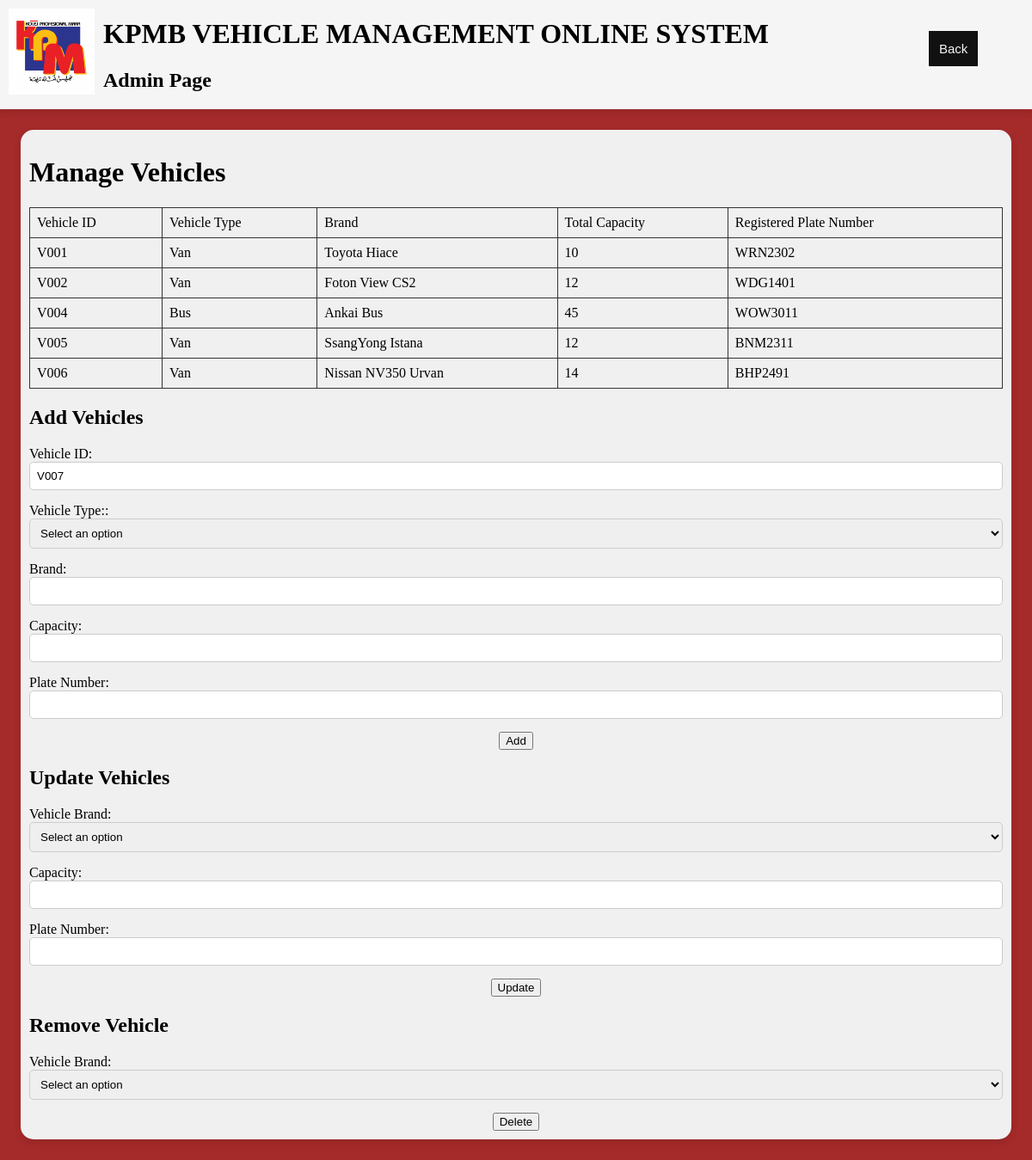
The app's page /admin_vehicle/ with its own data.
### mngmntsystem/models.py (models this page shows)
class Vehicle(models.Model):
    vehicleID=models.CharField(primary_key=True, max_length=4)
    vehicleType=models.TextField(max_length=128)
    brand=models.TextField(max_length=128)
    capacity=models.IntegerField()
    plateNum=models.TextField(max_length=25)

### mngmntsystem/views.py (the view, shortened to what this page needs)
# urls.py: path('admin_vehicle/', views.admin_vehicle, name='admin_vehicle'),
def admin_vehicle(request):
    username = request.session.get('username', None)
    vehicle=Vehicle.objects.all()
    list_vehicleID=[]
    if vehicle:
        for i in vehicle:
            x=i.vehicleID
            list_vehicleID.append(x)
        highest_value=max(list_vehicleID)
        letter_part= highest_value[0]
        numeric_part=int(highest_value[1:])
        new_numeric_part= numeric_part + 1
        new_string=f"{letter_part}{new_numeric_part:03d}"
    else:
        template="V000"
        letter_part= template[0]
        numeric_part=int(template[1:])
        new_numeric_part= numeric_part + 1
        new_string=f"{letter_part}{new_numeric_part:03d}"
    context={
        'vehicle':vehicle,
        'new_string':new_string,
    }
    return render(request, 'mngmntsystem/admin_vehicle.html', context)

### mngmntsystem/templates/mngmntsystem/admin_vehicle.html (shortened to what this page needs)
{%extends "mngmntsystem/admin_driver.html"%}
{% load static %}
{%block contentbox%}
  <div class="container-box">
    <div class="row-box" style="margin-top:10%; justify-content: left; margin:2%;">
        <div class="invisible-box" style="width:100%;">
          <h1>Manage Vehicles</h1>
          {%if vehicle%}
            <table>
              <thead>
                <tr>
                  <td>Vehicle ID</td>
                  <td>Vehicle Type</td>
                  <td>Brand</td>
                  <td>Total Capacity</td>
                  <td>Registered Plate Number</td>
                </tr>
              </thead>
              <tbody>
                {%for x in vehicle%}
                  <tr>
                    <td>{{x.vehicleID}}</td>
                    <td>{{x.vehicleType}}</td>
                    <td>{{x.brand}}</td>
                    <td>{{x.capacity}}</td>
                    <td>{{x.plateNum}}</td>
                  </tr>
                {%endfor%}
              </tbody>
            </table>
            <h2>Add Vehicles</h2>
            <form method="POST" action="">
              <label for="driverID">Vehicle ID:</label>
              <input type="text" name="vehicleid" id="vehicleid" class="form-input" value="{{new_string}}" readonly>
              <label for="vehicletype">Vehicle Type::</label>
              <select type="text" name="vehicletype" id="vehicletype" class="form-input" required >
                <option value="">Select an option</option>
              </select>
              <label for="brand">Brand:</label>
              <input type="text" name="brand" id="brand" class="form-input" required />
              <label for="capacity">Capacity:</label>
              <input type="number" name="capacity" id="capacity" class="form-input" required />
              <label for="platenum">Plate Number:</label>
              <input type="text" name="platenum" id="platenum" class="form-input" required />
              <center><button type="submit" class="submit-button">Add</button></center>
            </form>
            <h2>Update Vehicles</h2>
            <form method="POST" action="{%url 'admin_vehicle_update'%}">
              <label for="driverID">Vehicle Brand:</label>
              <select type="text" name="vehicleid" id="vehicleid" class="form-input">
                <option value="">Select an option</option>
              </select>
              <label for="capacity">Capacity:</label>
              <input type="number" name="capacity" id="capacity" class="form-input" required />
              <label for="platenum">Plate Number:</label>
              <input type="text" name="platenum" id="platenum" class="form-input" required />
              <center><button type="submit" class="submit-button">Update</button></center>
            </form>
            <h2>Remove Vehicle</h2>
            <form method="POST" action="{%url 'admin_vehicle_delete'%}">
              <label for="vehicleid">Vehicle Brand:</label>
              <select type="text" name="vehicleid" id="vehicleid" class="form-input">
                <option value="">Select an option</option>
              </select>
              <center><button type="submit" class="submit-button">Delete</button></center>
            </form>
          {%endif%}
        </div>
    </div>
  </div>
{% endblock contentbox %}

### mngmntsystem/templates/mngmntsystem/homepage.html (style rules this page uses)
body { background-color: brown; margin: 0; }
.row-box { display: flex; padding: 10px; background-color: #f0f0f0; border-radius: 15px; box-shadow: 0 4px 8px rgba(0, 0, 0, 0.1); }
.form-input { width: 100%; margin-bottom: 15px; padding: 8px; border: 1px solid #ccc; border-radius: 5px; box-sizing: border-box; }
.invisible-box { width: 33%; }
table { border-collapse: collapse; width: 100%; margin-bottom: 20px; }
th, td { border: 1px solid #333; text-align: left; padding: 8px; }

### records on screen
Vehicle: vehicleID "V001", vehicleType "Van", brand "Toyota Hiace", capacity "10", plateNum "WRN2302"
Vehicle: vehicleID "V002", vehicleType "Van", brand "Foton View CS2", capacity "12", plateNum "WDG1401"
Vehicle: vehicleID "V004", vehicleType "Bus", brand "Ankai Bus", capacity "45", plateNum "WOW3011"
Vehicle: vehicleID "V005", vehicleType "Van", brand "SsangYong Istana", capacity "12", plateNum "BNM2311"
Vehicle: vehicleID "V006", vehicleType "Van", brand "Nissan NV350 Urvan", capacity "14", plateNum "BHP2491"
